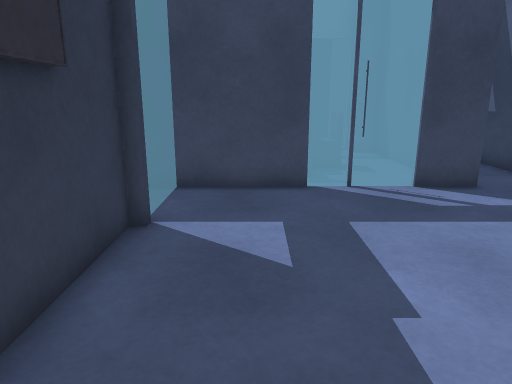
view 1 (above)

16 first-person views from a walk through a Unity game level. The camera is 1.2 m above the floor, tilts 14° down and sees 70° across. The floor is counted in squares, 0.5 m on a side. Each view is taken from the middle of a square. On the plan, view 1 faces up. The plan holds only what a view shows up to about 20 squares ahead; the rest is blank. The place goes on beyond the plan.

view 2
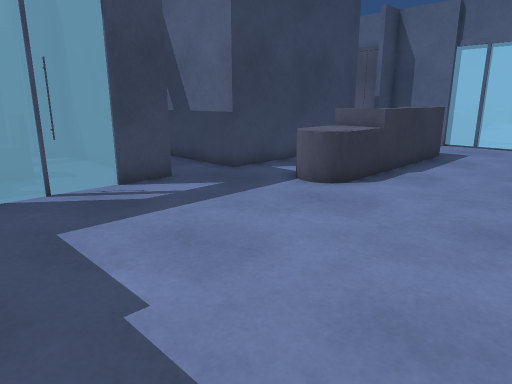

view 3
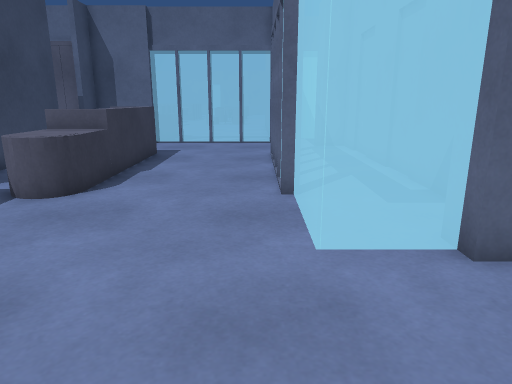

view 4
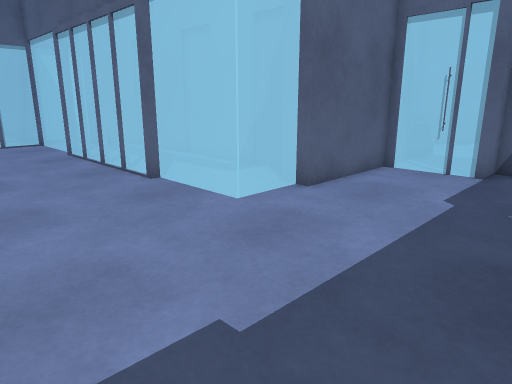

view 5
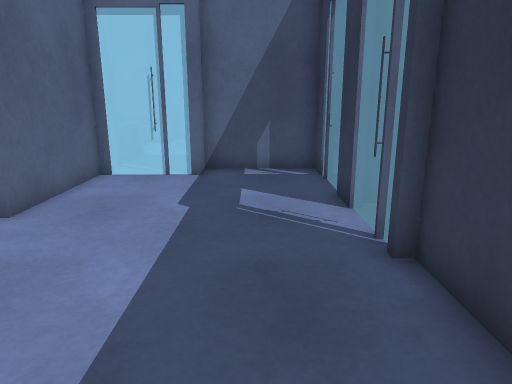

view 6
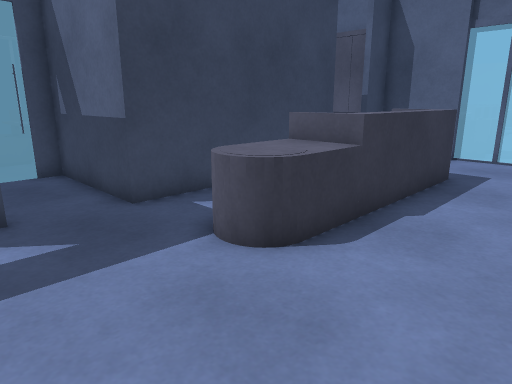

view 7
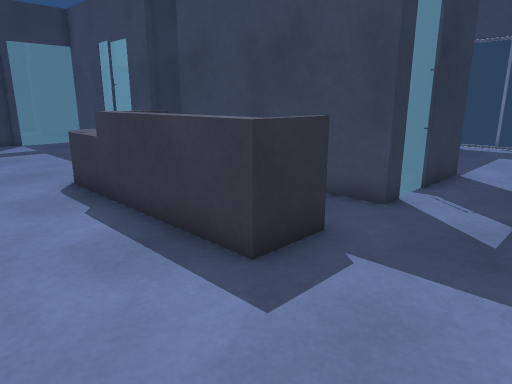

view 8
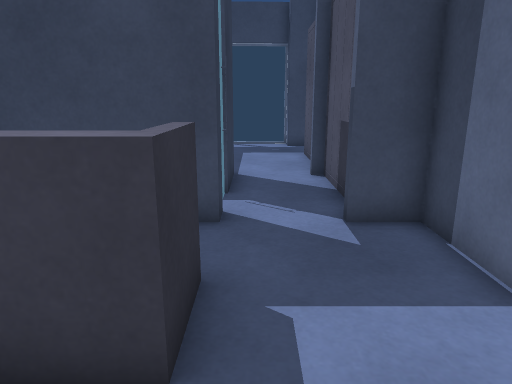

view 9
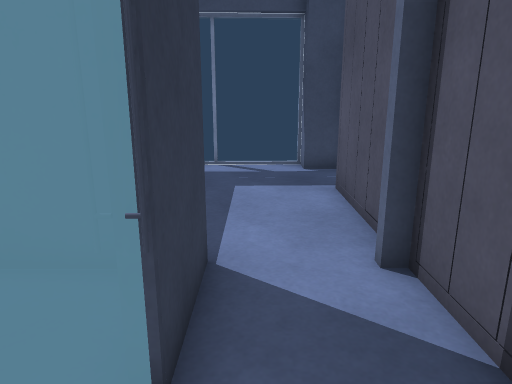

view 10
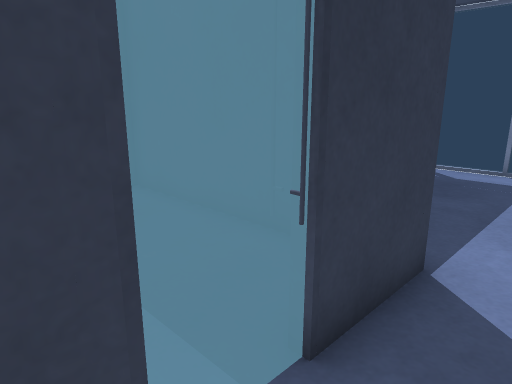

view 11
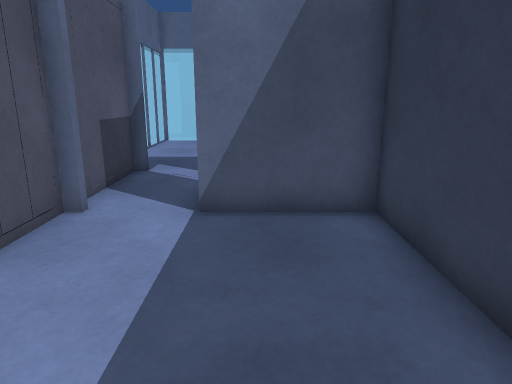

view 12
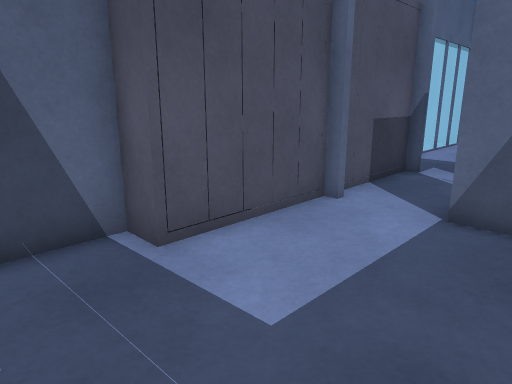

view 13
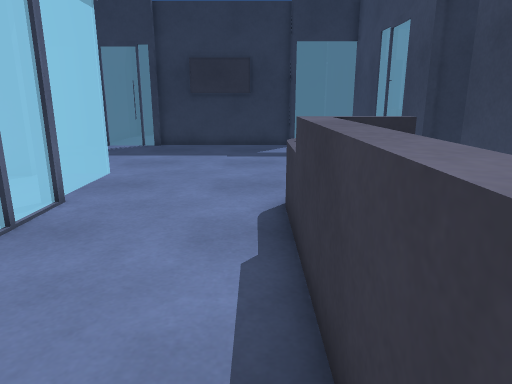

view 14
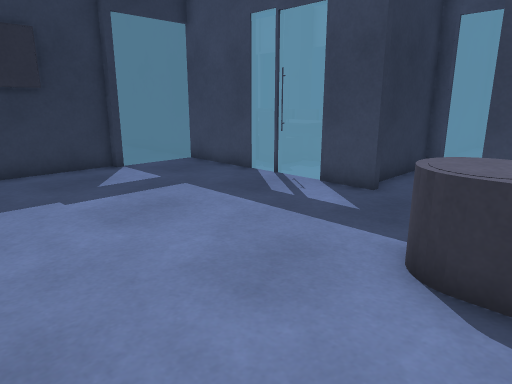

view 15
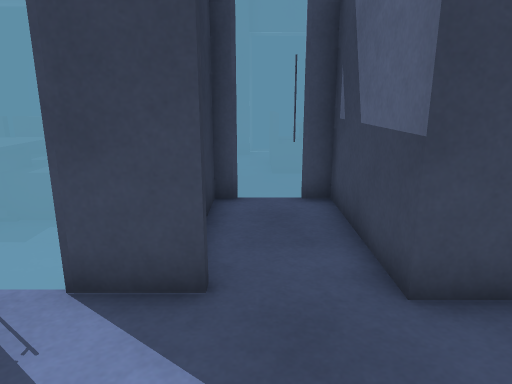

view 16
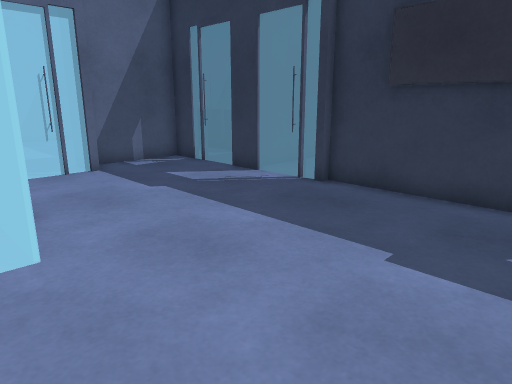

### Floor plan
Key: @ floor where view 1 was taken; # wall or solid block; . floor; = window, fence, low wall or low ledge; ^ raised ledge; T thing the floor can be seen under or through; O other object.
Columns run from 3 left of view 1 to 22 right of it. Each row starts with its distance up from view 1.
 24           #        ##  #
 23          ##       .....##
 22          #. ==    ......#
 21          #.OO     ......#
 20          #.=O    ......##
 19          #.OO   O......#
 18          #..O   O......#
 17          #..    #......#
 16          #..    #......#
 15          ############..#
 14          #..#       #..#
 13          #..#       #..#
 12          #..#       #..#
 11         ##..#       #..#
 10  #########..#########..##
  9   ..............   .....#
  8   ............==    ....#
  7  #..........^^^^    ^...##
  6 ##..........^^^^^^^^^....#
  5 ##.......................#
  4 ##.......................#
  3 ##.......................#
  2  #.......................#
  1 ##.......................#
  0 ##.@.....   TT#######    #
 -1  #.......
 -2  #.......#
 -3  #......##
 -4  #......#
 -5  #......#
 -6  #......#
 -7  #...####
 -8  #####

Where each view was taken, in squares from view 1:
view 1: 0 up, 0 right, facing up
view 2: 0 up, 0 right, facing up-right
view 3: 1 up, 0 right, facing right
view 4: 6 up, 1 left, facing down-right
view 5: 5 up, 0 right, facing down
view 6: 2 up, 5 right, facing up-right
view 7: 2 up, 21 right, facing up-left
view 8: 3 up, 18 right, facing up
view 9: 10 up, 18 right, facing up
view 10: 10 up, 19 right, facing up-left
view 11: 23 up, 16 right, facing down
view 12: 23 up, 15 right, facing down-right
view 13: 5 up, 18 right, facing left
view 14: 1 up, 11 right, facing up-left
view 15: 6 up, 7 right, facing up
view 16: 6 up, 7 right, facing down-left
